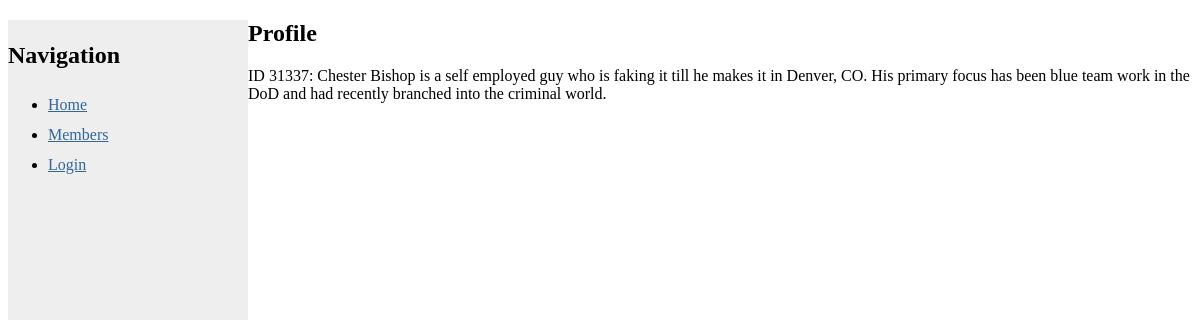
/Content/vulnsite/profiles/31337/chester, run on the app's committed database.
### tables this page shows
CREATE TABLE profiles
(
	userid INT PRIMARY KEY,
	profile TEXT
);

### Content/vulnsite/profile.php (the view, shortened to what this page needs)
<?php
include("settings.php");
?>
	<h1>Profile</h1>
<?php
function anti_sqli_filter($input) {
	$result = $input;
	$result = str_replace('\'', '\\\'', $result);
	$result = str_replace(' ', '', $result);
	return $result;
}
if( isset($_GET['id']) ) {
	$id = anti_sqli_filter($_GET['id']);
	$username = anti_sqli_filter($_GET['username']);
	$sql = "SELECT * FROM users WHERE id='$id' AND us3rn4m3='$username'";
	$result = mysqli_query($conn, $sql);
	$row = $result->fetch_assoc();
	if (!$row) {
		?>
		<div>There isn't a user with that ID</div>
		<?php
	}
	else {
		$id = mysqli_real_escape_string($conn, $_GET['id']);
		$sql = "SELECT * from profiles where userid='$id'";
		$result = mysqli_query($conn, $sql);
		$row = $result->fetch_assoc();
		$profile = $row['profile'];
		$id = $row['userid'];
		?>
			<p>ID <?php echo($id);?>: <?php echo($profile);?></p>
		<?php
	}
} else {
?>
	<h2>What are you doing here?</h2>
<?php
}
?>

### Content/vulnsite/style.css (style rules this page uses)
html, body { height:100%; width:100%; position:relative; }
nav { position:absolute; height:100%; width:20%; line-height:30px; background-color:#eeeeee; }
section { width:80%; margin-left:20%; }
a { color:#369; }

### data on the page
profiles: userid "31337", profile "Chester Bishop is a self employed guy who is faking it till he makes it in Denver, CO. His primary focus has been blue team work in the DoD and had recently branched into the criminal world."
